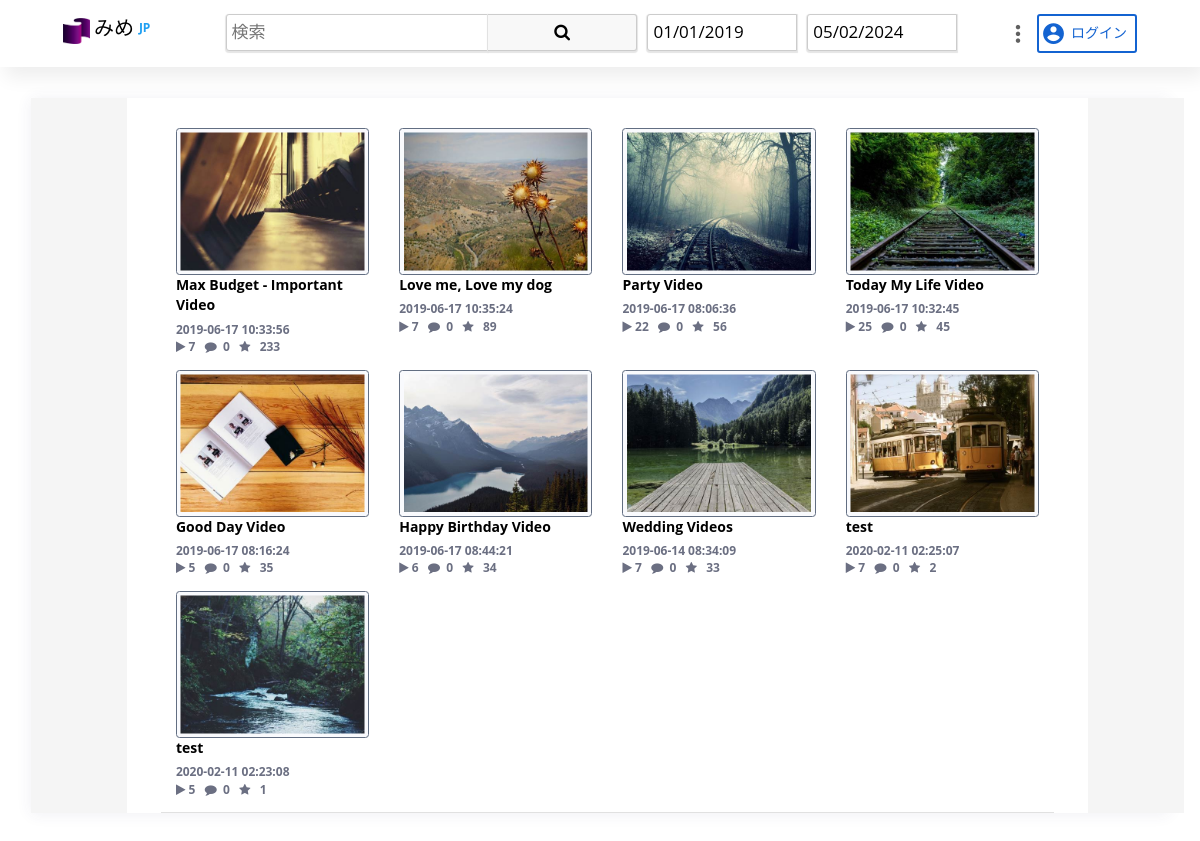
The page / on the database its author committed.
### tables this page shows
CREATE TABLE `video_items` (
  `id` int(11) NOT NULL AUTO_INCREMENT,
  `title` varchar(40) NOT NULL,
  `category` varchar(100) NOT NULL,
  `views` int(11) NOT NULL,
  `favorite` int(11) NOT NULL,
  `disgust` int(11) NOT NULL,
  `video_url` varchar(400) NOT NULL,
  `created_at` datetime NOT NULL,
  `is_active` int(1) DEFAULT 1,
  `is_video` tinyint(1) DEFAULT 1,
  PRIMARY KEY (`id`)
);

### application/controllers/Front.php (called while the page is built, shortened)
<?php
class Front extends CI_Controller {
	public function __construct()
    {
        $this->load->helper('url');
        $this->load->model('General');
    }
    public function index(){
        $cond_active['is_active'] = 1;
		$recommand_items = $this->General->get_video_items('video_items',$cond_active, 'favorite');
		$data['recommand_items'] = $recommand_items;
        $category = $this->General->get_rows('category', $cond_active);
        $data['category'] = $category;
        $data['is_cat'] = 0;
        $this->load->library('session');
        $userID = $this->session->userdata('userID');
        if ($userID) {
            $user_id = array('user_id'=>1);
            $is_login = $this->General->get_row('session', $user_id);
            $data['is_login'] = $is_login->status;
            $data['userId'] = $userID;
        } else {
            $data['is_login'] = 0;
            $data['userId'] = 0;
        }
		$this->load->view('index2', $data);
	}
}

### index.php (called while the page is built, shortened)
<?php
require_once BASEPATH.'core/CodeIgniter.php';

### application/models/General.php (called while the page is built, shortened)
<?php
class General extends CI_Model {
    function get_video_items($tb_name,$cond, $order) {
        $this->db->order_by($order, 'desc');
        $query = $this->db->get_where($tb_name,$cond);
        return $query->result();
    }
}
?>

### application/views/index2.php (the view, shortened to what this page needs)
<!doctype html>
<html class="no-js" lang="en">
<head>
    <link rel="stylesheet" type="text/css" href="../assets/css/vendors.css">
    <link rel="stylesheet" type="text/css" href="../assets/css/photo-swipe/photoswipe.css">
    <link rel="stylesheet" type="text/css" href="../assets/css/photo-swipe/default-skin/default-skin.css">
    <link rel="stylesheet" type="text/css" href="../assets/css/app.css">
    <link rel="stylesheet" type="text/css" href="../assets/css/core/colors/palette-gradient.css">
    <link rel="stylesheet" type="text/css" href="../assets/css/pages/gallery.css">
    <link rel="stylesheet" type="text/css" href="../assets/css/style.css">
    <link href="../assets/css/mdi-icons/css/materialdesignicons.min.css" media="all" rel="stylesheet" type="text/css" />
    <link rel="stylesheet" href="https://cdnjs.cloudflare.com/ajax/libs/font-awesome/4.7.0/css/font-awesome.min.css">
    <link rel="stylesheet" href="//code.jquery.com/ui/1.12.1/themes/base/jquery-ui.css">
</head>
<body style="background: #ffffff;">
    <div class="app-content content">
    <?php defined('BASEPATH') OR exit('No direct script access allowed');
     $this->load->view('includes/header_portion'); ?>
      <div class="content-wrapper" id="main_body">
        <div class="content-body">
          <section id="image-gallery" class="card">
            <div class="card-content">
              <div class="card-body  my-gallery p-0">
                <div class="row ml-0">
                  <div class="col-1 ml-0" style="background-color: #F5F5F5;">
                  </div>
                  <div class="col-10 pl-4 pr-4 pt-0">
                    <div class="row intro-title">
                    </div>
                    <div class="row" style="border-bottom: 1px solid #E1E1E1;">
                      <?php for($i = 0; $i < count($recommand_items); $i++){ ?>
                        <div class="col-lg-3 col-md-6 col-12 mb-1" itemprop="associatedMedia" itemscope itemtype="http://schema.org/ImageObject">
                          <a href="<?php echo base_url ('Front/go_videoplay?item_id='.$recommand_items[$i]->id)?>" itemprop="contentUrl" data-size="480x360">
                              <img class="img-thumbnail img-fluid" src="../assets/images/gallery/<?php echo $i+1;?>_1.jpg" itemprop="thumbnail" alt="Image description" />
                          </a>
                          <p class="p-0 m-0" style="font-weight: bold;color: black;"><?php echo $recommand_items[$i]->title ; ?></p>
                          <p class="m-0" style="padding-top: 5px;font-weight: bold;font-size: 12px;"><?php echo $recommand_items[$i]->created_at ; ?></p>
                          <?php if ($recommand_items[$i]->views > 0) { ?>
                          <p class="p-0 m-0" style="font-weight: bold;font-size: 12px;">
                            <i class="fa fa-play"></i>&nbsp;<?php echo $recommand_items[$i]->views;?> &nbsp;
                            <i class="fa fa-comment"></i>&nbsp; 0 &nbsp;
                            <i class="fa fa-star"></i> &nbsp; <?php echo $recommand_items[$i]->favorite;?>
                          </p>
                          <?php } ?>
                        </div>
                      <?php } ?>
                    </div>
                  </div>
                  <div class="col-1 mr-0" style="background-color: #F5F5F5;"></div>
                </div>
              </div>
            </div>
          </section>
        </div>
      </div>
    </div>
</body>
</html>

### application/views/includes/header_portion.php (shortened to what this page needs)
<div class="content-wrapper" style="padding: 1rem 2.2rem; box-shadow: 5px 10px 18px #eeeeee;">
    <div class="row color60">
      <div class="col-md-2" style="min-width: 180px;">
        <div class="row">
          <div class="col-sm-2">
          </div>
          <div class="col-sm-10">
            <a href="/">
                <img src="../assets/images/logo.png" style="width: 27px;">
                <span style="font-size: 20px;font-family: fantasy;color: black;">みめ</span>
                <span style="font-size: 12px;font-weight: bold;position: absolute; margin-top: 5px;margin-left: 5px;">JP</span>
            </a>
          </div>
        </div>
      </div>
      <div class="col-md-8">
        <div>
        <form class="example" action="search_key" id="search_form">
            <?php if ($is_cat == 0){?>
                <input type="text" placeholder="検索" name="search" id="search_key">
            <?php } else { foreach ($category as $cat_item) { if ($cat_item->is_active == 1) {if ($is_cat == $cat_item->id) {?>
                <input type="text" placeholder="検索" name="search" value="<?php echo $cat_item->category_name;?>" id="search_key">
            <?php } } } }?>
          <button type="submit"><i class="fa fa-search" style="color: black;"></i></button>
          <input type="text" id="datepicker_one" name="date_from" style="width: 20% !important;margin-left: 10px;">
          <input type="text" id="datepicker_two" name="date_end" style="width: 20% !important;margin-left: 10px;">
        </form>
        </div>
        </div>
      <div class="col-md-2">
        <div class="row">
          <div class="col-sm-2 btn-pointer">
            <span class="mdi mdi-dots-vertical" style="font-size: 27px;"></span>
          </div>
          <div class="col-sm-4">
              <?php if ($is_login == 0) {?>
            <div class="login-btn" onclick="go_login();">
                <div style="float: left;margin-top: -3px;">
                  <span class="mdi mdi-account-circle" style="font-size: 25px;"></span>
                </div>
                <div style="float: left;margin-top: 5px;margin-left: 5px;">
                  <span style="font-size: 14px;">ログイン</span>
                </div>
            </div>
              <?php }?>
          </div>
        </div>
      </div>
    </div>
</div>

### assets/css/style.css (style rules this page uses)
.btn-pointer { cursor: pointer; }
.login-btn { width: 100%; height: 100%; max-width: 100px; min-width: 100px; padding: 2px; border: 2px solid #1363D1; border-radius: 3px; color: #1363D1; cursor: pointer; }
.intro-title { width: 100%; padding: 15px; font-size: 18px; line-height: 18px; color: #0A0A0A; }
.color60 { color: #606060; }
form.example input[type=text] { padding: 5px; font-size: 17px; border: 1px solid #CCCCCC; float: left; width: 80%; background: #ffffff; border-top-left-radius: 3px; border-bottom-left-radius: 3px; box-shadow:0px 1px 1px 1px #e5e5e5; }
form.example button { float: left; width: 20%; padding: 5px; background: #F8F8F8; color: white; font-size: 17px; border: 1px solid #CCCCCC; border-left: none; cursor: pointer; border-top-right-radius: 3px; border-bottom-right-radius: 3px; box-shadow:0px 1px 1px 1px #e5e5e5; }
form.example::after { content: ""; clear: both; display: table; }

### application/views/index2.php (style rules this page uses)
form.example input[type=text] { width: 35% !important; }

### rows shown on the page
video_items: shows a picture, title "Max Budget - Important Video", created_at "2019-06-17 10:33:56", views "7", favorite "233"
video_items: shows a picture, title "Love me, Love my dog", created_at "2019-06-17 10:35:24", views "7", favorite "89"
video_items: shows a picture, title "Party Video", created_at "2019-06-17 08:06:36", views "22", favorite "56"
video_items: shows a picture, title "Today My Life Video", created_at "2019-06-17 10:32:45", views "25", favorite "45"
video_items: shows a picture, title "Good Day Video", created_at "2019-06-17 08:16:24", views "5", favorite "35"
video_items: shows a picture, title "Happy Birthday Video", created_at "2019-06-17 08:44:21", views "6", favorite "34"
video_items: shows a picture, title "Wedding Videos", created_at "2019-06-14 08:34:09", views "7", favorite "33"
video_items: shows a picture, title "test", created_at "2020-02-11 02:25:07", views "7", favorite "2"
video_items: shows a picture, title "test", created_at "2020-02-11 02:23:08", views "5", favorite "1"
